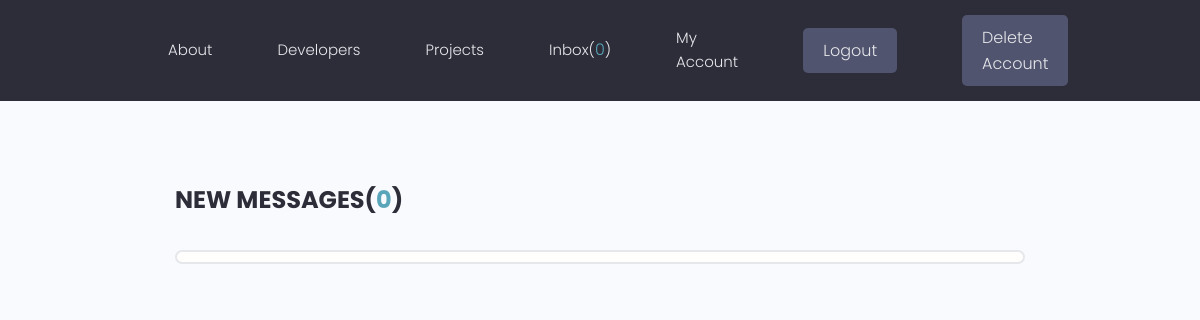
The app's page /inbox (signed in), older data.
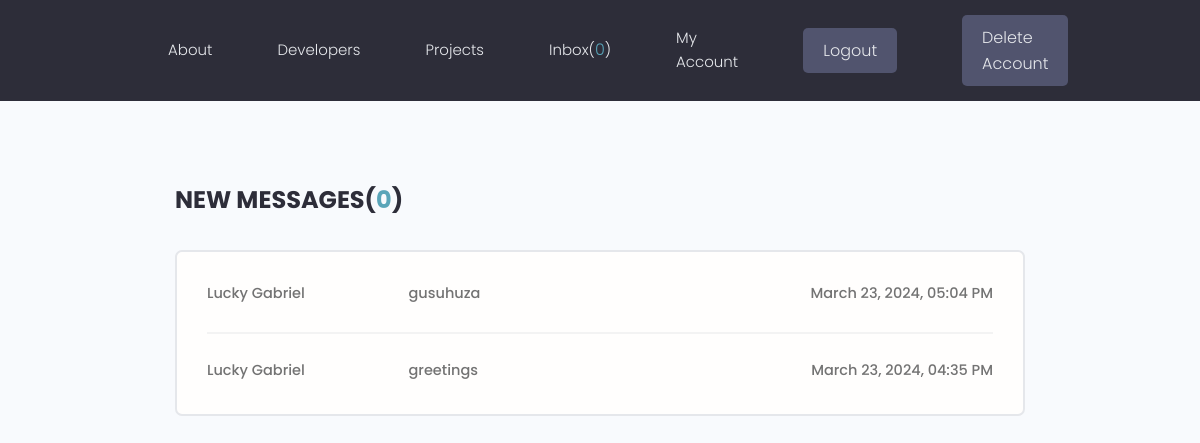
The same page, newer data.
### models/message.py (models this page shows, shortened)
class Message(BaseModel, Base):
    __tablename__ = 'messages'
    message = Column(Text, nullable=True)
    subject = Column(String(200), nullable=True)
    is_read = Column(Boolean, default=False)
    sender_id = Column(String(60), ForeignKey('users.id', ondelete='SET NULL'), nullable=True)
    sender = relationship('User', foreign_keys=[sender_id], backref='sent_messages')
    receiver_id = Column(String(60), ForeignKey('users.id', ondelete='SET NULL'), nullable=True)
    receiver = relationship('User', foreign_keys=[receiver_id], backref='received_messages')

### models/user.py (models this page shows, shortened)
class User(BaseModel, Base, UserMixin):
    __tablename__ = 'users'
    username = Column(String(150), nullable=False, unique=True)
    password = Column(String(150), nullable=False)
    email = Column(String(150), nullable=False)
    name = Column(String(150), nullable=False)
    is_staff = Column(Boolean, default=False)
    projects = relationship('Project', backref='user', cascade="all, delete-orphan")
    profile = relationship("Profile", uselist=False,
                           back_populates="user",
                           cascade="all, delete-orphan",
                           )
    @property
    def unread(self):
        messages = sorted(self.received_messages, key=lambda x: x.created_at, reverse=True)
        unread = sum(1 for message in messages if not message.is_read)
        return unread

### webdynamic/views/messages.py (the view)
@app_views.route('/inbox', methods=['GET'], strict_slashes=False)
def inbox():
    messages = sorted(current_user.received_messages, key=lambda x: x.created_at, reverse=True)
    unread = sum(1 for message in messages if not message.is_read)
    return render_template('inbox.html', messages=messages, unread=unread)

### models/engine/dbManager.py (called while the page is built)
    def all(self, cls=None):
        new_dict = {}
        for clss in classes:
            if cls is None or cls is classes[clss] or cls is clss:
                objs = self.__session.query(classes[clss]).all()
                for obj in objs:
                    key = obj.__class__.__name__ + '.' + obj.id
                    new_dict[key] = obj
        return (new_dict)

    def get(self, cls, id):
        for obj in self.all(cls).values():
            if id == obj.id:
                return obj

### webdynamic/app.py (called while the page is built)
@login_manager.user_loader
def load_user(user_id):
    user = storage.get(User, user_id)
    return user

@app.context_processor
def inject_user():
    return dict(current_user=current_user)

### webdynamic/templates/inbox.html
{% extends 'main.html' %}
{% block content %}
<main class="inbox my-xl">
    <div class="content-box">
      <h3 class="inbox__title">New Messages(<span>{{unread}}</span>)</h3>
      <ul class="messages">
        {% for message in messages %}
        {% if message.is_read %}
        <li class="message message--read">
        {% else %}
        <li class="message message--unread">
        {% endif %}
          <a href="{{url_for('app_views.read_message', message_id=message.id)}}">
            <span class="message__author">{{message.sender.name}}</span>
            <span class="message__subject">{{message.subject}}</span>
            <span class="message__date">{{message.created_at.strftime('%B %d, %Y, %I:%M %p') }}</span>
          </a>
        </li>
        {% endfor %}
      </ul>
    </div>
  </main>
{% endblock %}

### webdynamic/templates/navbar.html (shortened to what this page needs)
<header class="header">
    <div class="container container--narrow">
      <nav class="header__nav">
        <ul class="header__menu">
          <li class="header__menuItem"><a href="{{url_for('app_views.landingpage')}}">About</a></li>
          <li class="header__menuItem"><a href="{{url_for('app_views.profiles')}}">Developers</a></li>
          <li class="header__menuItem"><a href="{{ url_for('app_views.projects')}}">Projects</a></li>
          {% if current_user.is_authenticated %}
          <li class="header__menuItem"><a href="{{url_for('app_views.inbox')}}">Inbox(<span class="unrd">{{current_user.unread}}</span>)</a></li>
          <li class="header__menuItem"><a href="{{url_for('app_views.account')}}">My Account</a></li>
          <li class="header__menuItem"><a href="{{url_for('app_views.logout')}}" class="btn btn--sub">Logout</a></li>
          <li class="header__menuItem"><a href="{{url_for('app_views.delete_profile')}}" class="btn btn--sub">Delete Account</a></li>
          {% else %}
          <li class="header__menuItem"><a href="{{url_for('app_views.login')}}" class="btn btn--sub">Login/Sign Up</a></li>
          {% endif %}
        </ul>
      </nav>
    </div>
  </header>

Row changes from the older to the newer data that the page shows:
added Message: unread "0", sender.name "Lucky Gabriel", subject "greetings", created_at "March 23, 2024, 04:35 PM"
added Message: sender.name "Lucky Gabriel", subject "gusuhuza", created_at "March 23, 2024, 05:04 PM"
Text that changed along with them:
{{ current_user.unread }}: "0" → (not shown)
